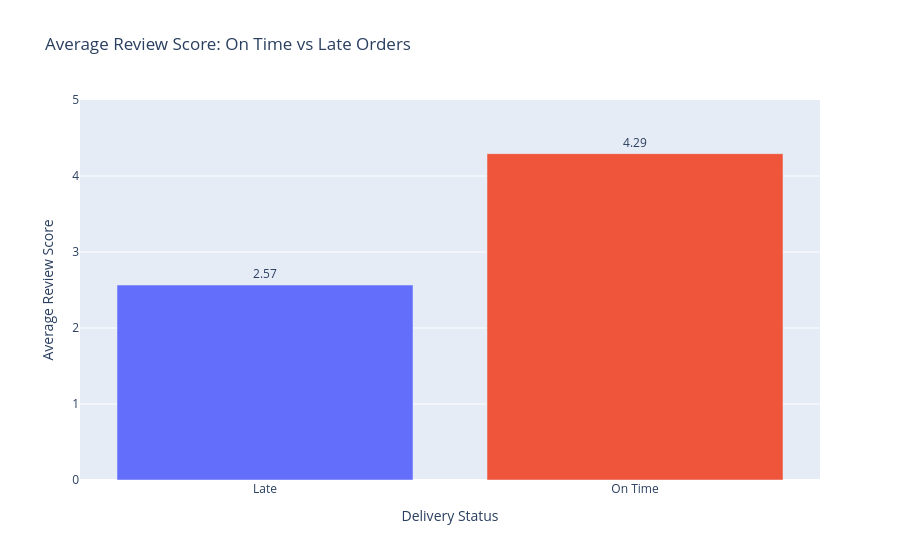

The cell this chart's notebook holds for it:
### Code cell
sentiment['delivery_bucket'] = np.where(
    sentiment['delivery_status'] == 'On Time',
    'On Time',
    'Late'
)

bucket_scores = (
    sentiment.groupby('delivery_bucket')
             .agg(
                 avg_review_score=('review_score', 'mean'),
                 order_count=('order_id', 'count')
             )
             .reset_index()
)

print(bucket_scores)

fig_bucket = px.bar(
    bucket_scores,
    x='delivery_bucket',
    y='avg_review_score',
    color='delivery_bucket',
    text=bucket_scores['avg_review_score'].round(2),
    title='Average Review Score: On Time vs Late Orders',
    labels={'delivery_bucket': 'Delivery Status', 'avg_review_score': 'Average Review Score'}
)
fig_bucket.update_traces(textposition='outside')
fig_bucket.update_layout(showlegend=False, yaxis_range=[0, 5])
fig_bucket.show()

### Figure 1 — Plotly figure (JSON) as saved in the notebook; plotly's stock layout.template omitted (floating-point values rounded to 4 significant figures)
{"data": [{"hovertemplate": "Delivery Status=%{x}<br>Average Review Score=%{y}<br>text=%{text}<extra></extra>", "legendgroup": "Late", "marker": {"color": "#636efa", "pattern": {"shape": ""}}, "name": "Late", "orientation": "v", "showlegend": true, "text": [2.57], "textposition": "outside", "type": "bar", "x": ["Late"], "xaxis": "x", "y": [2.565], "yaxis": "y"}, {"hovertemplate": "Delivery Status=%{x}<br>Average Review Score=%{y}<br>text=%{text}<extra></extra>", "legendgroup": "On Time", "marker": {"color": "#EF553B", "pattern": {"shape": ""}}, "name": "On Time", "orientation": "v", "showlegend": true, "text": [4.29], "textposition": "outside", "type": "bar", "x": ["On Time"], "xaxis": "x", "y": [4.294], "yaxis": "y"}], "layout": {"barmode": "relative", "legend": {"title": {"text": "Delivery Status"}, "tracegroupgap": 0}, "showlegend": false, "title": {"text": "Average Review Score: On Time vs Late Orders"}, "xaxis": {"anchor": "y", "categoryarray": ["Late", "On Time"], "categoryorder": "array", "domain": [0, 1], "title": {"text": "Delivery Status"}}, "yaxis": {"anchor": "x", "domain": [0, 1], "range": [0, 5], "title": {"text": "Average Review Score"}}}}
